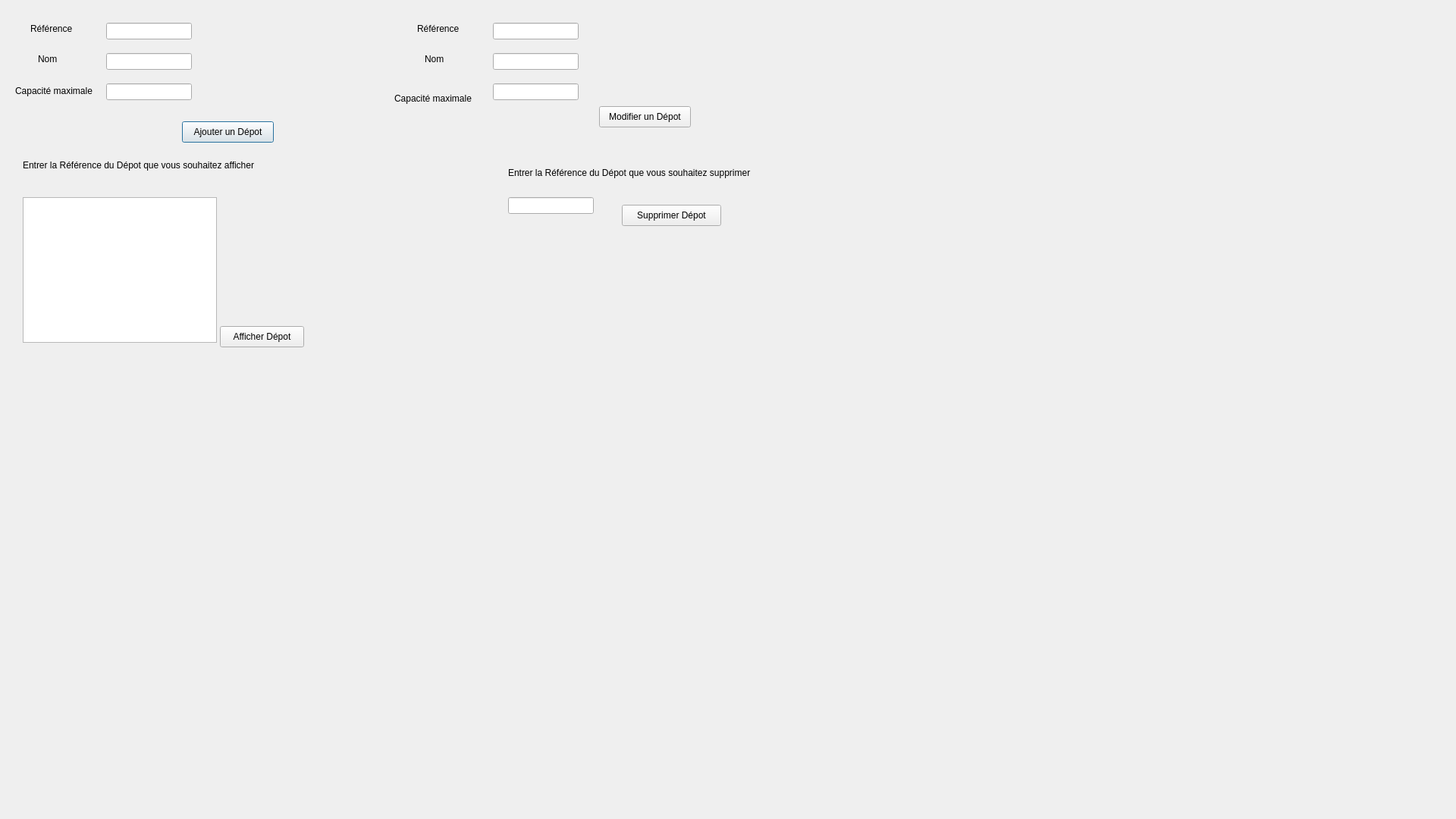
<?xml version="1.0" encoding="UTF-8"?>
<ui version="4.0">
 <class>dep</class>
 <widget class="QDialog" name="dep">
  <property name="geometry">
   <rect>
    <x>0</x>
    <y>0</y>
    <width>1920</width>
    <height>1080</height>
   </rect>
  </property>
  <property name="windowTitle">
   <string>Dialog</string>
  </property>
  <widget class="QPushButton" name="pushButton">
   <property name="geometry">
    <rect>
     <x>240</x>
     <y>160</y>
     <width>121</width>
     <height>28</height>
    </rect>
   </property>
   <property name="text">
    <string>Ajouter un Dépot</string>
   </property>
  </widget>
  <widget class="QLineEdit" name="refdep">
   <property name="geometry">
    <rect>
     <x>140</x>
     <y>30</y>
     <width>113</width>
     <height>22</height>
    </rect>
   </property>
  </widget>
  <widget class="QLineEdit" name="nomdep">
   <property name="geometry">
    <rect>
     <x>140</x>
     <y>70</y>
     <width>113</width>
     <height>22</height>
    </rect>
   </property>
  </widget>
  <widget class="QLineEdit" name="cap">
   <property name="geometry">
    <rect>
     <x>140</x>
     <y>110</y>
     <width>113</width>
     <height>22</height>
    </rect>
   </property>
  </widget>
  <widget class="QLabel" name="label">
   <property name="geometry">
    <rect>
     <x>40</x>
     <y>30</y>
     <width>81</width>
     <height>16</height>
    </rect>
   </property>
   <property name="text">
    <string>Référence</string>
   </property>
  </widget>
  <widget class="QLabel" name="label_2">
   <property name="geometry">
    <rect>
     <x>50</x>
     <y>70</y>
     <width>55</width>
     <height>16</height>
    </rect>
   </property>
   <property name="text">
    <string>Nom</string>
   </property>
  </widget>
  <widget class="QLabel" name="label_3">
   <property name="geometry">
    <rect>
     <x>20</x>
     <y>110</y>
     <width>111</width>
     <height>20</height>
    </rect>
   </property>
   <property name="text">
    <string>Capacité maximale</string>
   </property>
  </widget>
  <widget class="QTableView" name="tableView">
   <property name="geometry">
    <rect>
     <x>30</x>
     <y>260</y>
     <width>256</width>
     <height>192</height>
    </rect>
   </property>
  </widget>
  <widget class="QLabel" name="label_4">
   <property name="geometry">
    <rect>
     <x>30</x>
     <y>210</y>
     <width>351</width>
     <height>16</height>
    </rect>
   </property>
   <property name="text">
    <string>Entrer la Référence du Dépot que vous souhaitez afficher</string>
   </property>
  </widget>
  <widget class="QPushButton" name="pushButton_2">
   <property name="geometry">
    <rect>
     <x>290</x>
     <y>430</y>
     <width>111</width>
     <height>28</height>
    </rect>
   </property>
   <property name="text">
    <string>Afficher Dépot</string>
   </property>
  </widget>
  <widget class="QLineEdit" name="lineEdit">
   <property name="geometry">
    <rect>
     <x>650</x>
     <y>30</y>
     <width>113</width>
     <height>22</height>
    </rect>
   </property>
  </widget>
  <widget class="QLineEdit" name="lineEdit_2">
   <property name="geometry">
    <rect>
     <x>650</x>
     <y>70</y>
     <width>113</width>
     <height>22</height>
    </rect>
   </property>
  </widget>
  <widget class="QLineEdit" name="lineEdit_3">
   <property name="geometry">
    <rect>
     <x>650</x>
     <y>110</y>
     <width>113</width>
     <height>22</height>
    </rect>
   </property>
  </widget>
  <widget class="QPushButton" name="pushButton_3">
   <property name="geometry">
    <rect>
     <x>790</x>
     <y>140</y>
     <width>121</width>
     <height>28</height>
    </rect>
   </property>
   <property name="text">
    <string>Modifier un Dépot</string>
   </property>
  </widget>
  <widget class="QLabel" name="label_5">
   <property name="geometry">
    <rect>
     <x>560</x>
     <y>30</y>
     <width>55</width>
     <height>16</height>
    </rect>
   </property>
   <property name="text">
    <string/>
   </property>
  </widget>
  <widget class="QLabel" name="label_6">
   <property name="geometry">
    <rect>
     <x>560</x>
     <y>70</y>
     <width>55</width>
     <height>16</height>
    </rect>
   </property>
   <property name="text">
    <string>Nom</string>
   </property>
  </widget>
  <widget class="QLabel" name="label_7">
   <property name="geometry">
    <rect>
     <x>520</x>
     <y>120</y>
     <width>121</width>
     <height>20</height>
    </rect>
   </property>
   <property name="text">
    <string>Capacité maximale</string>
   </property>
  </widget>
  <widget class="QLineEdit" name="lineEdit_4">
   <property name="geometry">
    <rect>
     <x>670</x>
     <y>260</y>
     <width>113</width>
     <height>22</height>
    </rect>
   </property>
  </widget>
  <widget class="QLabel" name="label_8">
   <property name="geometry">
    <rect>
     <x>670</x>
     <y>220</y>
     <width>381</width>
     <height>16</height>
    </rect>
   </property>
   <property name="text">
    <string>Entrer la Référence du Dépot que vous souhaitez supprimer</string>
   </property>
  </widget>
  <widget class="QPushButton" name="pushButton_4">
   <property name="geometry">
    <rect>
     <x>820</x>
     <y>270</y>
     <width>131</width>
     <height>28</height>
    </rect>
   </property>
   <property name="text">
    <string>Supprimer Dépot</string>
   </property>
  </widget>
  <widget class="QLabel" name="label_9">
   <property name="geometry">
    <rect>
     <x>550</x>
     <y>30</y>
     <width>81</width>
     <height>16</height>
    </rect>
   </property>
   <property name="text">
    <string>Référence</string>
   </property>
  </widget>
  <widget class="QLabel" name="label_10">
   <property name="geometry">
    <rect>
     <x>0</x>
     <y>0</y>
     <width>1920</width>
     <height>1080</height>
    </rect>
   </property>
   <property name="text">
    <string/>
   </property>
   <property name="pixmap">
    <pixmap resource="resource.qrc">:/resources/img/fond.png</pixmap>
   </property>
  </widget>
  <zorder>label_10</zorder>
  <zorder>pushButton</zorder>
  <zorder>refdep</zorder>
  <zorder>nomdep</zorder>
  <zorder>cap</zorder>
  <zorder>label</zorder>
  <zorder>label_2</zorder>
  <zorder>label_3</zorder>
  <zorder>tableView</zorder>
  <zorder>label_4</zorder>
  <zorder>pushButton_2</zorder>
  <zorder>lineEdit</zorder>
  <zorder>lineEdit_2</zorder>
  <zorder>lineEdit_3</zorder>
  <zorder>pushButton_3</zorder>
  <zorder>label_5</zorder>
  <zorder>label_6</zorder>
  <zorder>label_7</zorder>
  <zorder>lineEdit_4</zorder>
  <zorder>label_8</zorder>
  <zorder>pushButton_4</zorder>
  <zorder>label_9</zorder>
 </widget>
 <resources>
  <include location="resource.qrc"/>
 </resources>
 <connections/>
</ui>
